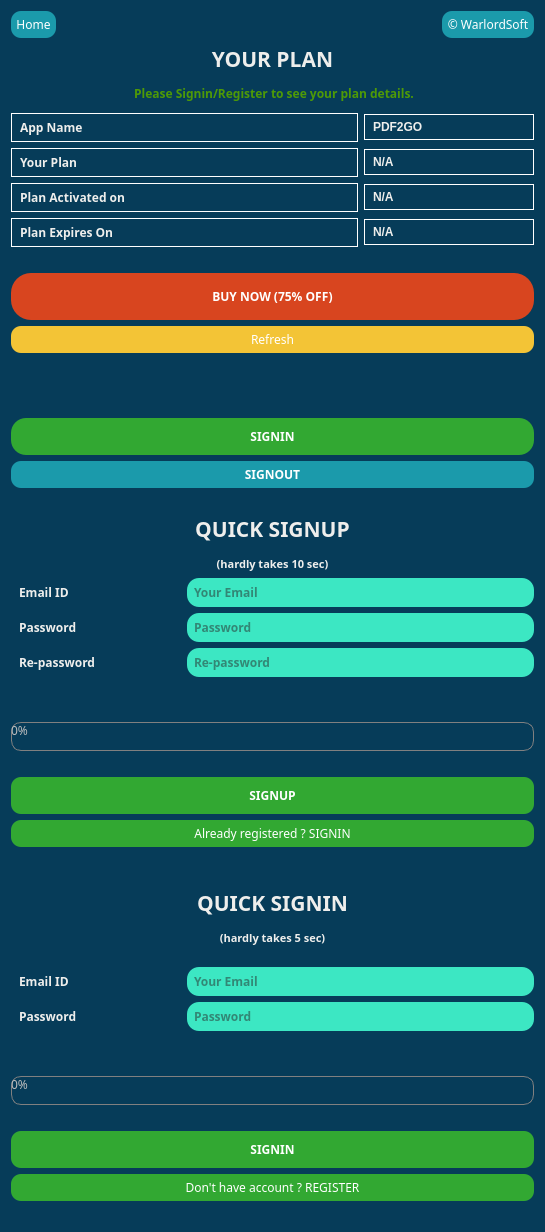
<?xml version="1.0" encoding="UTF-8"?>
<ui version="4.0">
 <class>LoginForm</class>
 <widget class="QWidget" name="LoginForm">
  <property name="geometry">
   <rect>
    <x>0</x>
    <y>0</y>
    <width>545</width>
    <height>1232</height>
   </rect>
  </property>
  <property name="font">
   <font>
    <family>Sans</family>
   </font>
  </property>
  <property name="windowTitle">
   <string>Form</string>
  </property>
  <property name="styleSheet">
   <string notr="true">background-color: qlineargradient(spread:pad, x1:0, y1:0, x2:1, y2:1, stop:0 rgba(6, 60, 89, 1), stop:0.521368 rgba(6, 60, 89, 1));
border-radius: 10px;</string>
  </property>
  <layout class="QVBoxLayout" name="verticalLayout_2">
   <item>
    <layout class="QGridLayout" name="gridLayout_2">
     <item row="0" column="0">
      <widget class="QPushButton" name="home_button">
       <property name="sizePolicy">
        <sizepolicy hsizetype="Fixed" vsizetype="Fixed">
         <horstretch>0</horstretch>
         <verstretch>0</verstretch>
        </sizepolicy>
       </property>
       <property name="cursor">
        <cursorShape>PointingHandCursor</cursorShape>
       </property>
       <property name="focusPolicy">
        <enum>Qt::NoFocus</enum>
       </property>
       <property name="styleSheet">
        <string notr="true">QPushButton {
	padding: 5px;
	border-radius: 10px;
	background-color: rgb(27, 154, 171);
	color: white;
}
QPushButton:hover {	
	background-color: rgba(50, 168, 50, 1);
}
QPushButton:disabled {	
	background-color: rgb(109, 117, 130);
}</string>
       </property>
       <property name="text">
        <string>Home</string>
       </property>
      </widget>
     </item>
     <item row="0" column="1">
      <spacer name="horizontalSpacer_3">
       <property name="orientation">
        <enum>Qt::Horizontal</enum>
       </property>
       <property name="sizeType">
        <enum>QSizePolicy::Expanding</enum>
       </property>
       <property name="sizeHint" stdset="0">
        <size>
         <width>40</width>
         <height>20</height>
        </size>
       </property>
      </spacer>
     </item>
     <item row="0" column="2">
      <widget class="QPushButton" name="warlord_software_button">
       <property name="sizePolicy">
        <sizepolicy hsizetype="Fixed" vsizetype="Fixed">
         <horstretch>0</horstretch>
         <verstretch>0</verstretch>
        </sizepolicy>
       </property>
       <property name="cursor">
        <cursorShape>PointingHandCursor</cursorShape>
       </property>
       <property name="focusPolicy">
        <enum>Qt::NoFocus</enum>
       </property>
       <property name="styleSheet">
        <string notr="true">QPushButton {
	padding: 5px;
	border-radius: 10px;
	background-color: rgb(27, 154, 171);
	color: white;
}
QPushButton:hover {	
	background-color: rgba(50, 168, 50, 1);
}
QPushButton:disabled {	
	background-color: rgb(109, 117, 130);
}</string>
       </property>
       <property name="text">
        <string>© WarlordSoft</string>
       </property>
      </widget>
     </item>
    </layout>
   </item>
   <item>
    <layout class="QGridLayout" name="your_plan_gridLayout">
     <item row="7" column="0" colspan="2">
      <widget class="QLabel" name="label_8">
       <property name="sizePolicy">
        <sizepolicy hsizetype="Preferred" vsizetype="Fixed">
         <horstretch>0</horstretch>
         <verstretch>0</verstretch>
        </sizepolicy>
       </property>
       <property name="styleSheet">
        <string notr="true">
	padding: 5px;
	background-color: rgba(6, 60, 89, 1);
border: 1px solid white;
	border-radius: 0px;</string>
       </property>
       <property name="text">
        <string>&lt;html&gt;&lt;head/&gt;&lt;body&gt;&lt;p&gt;&lt;span style=&quot; font-weight:600; color:#eeeeec;&quot;&gt;Plan Expires On&lt;/span&gt;&lt;/p&gt;&lt;/body&gt;&lt;/html&gt;</string>
       </property>
      </widget>
     </item>
     <item row="1" column="0" colspan="3">
      <widget class="QLabel" name="hello_user_email_obj_2">
       <property name="sizePolicy">
        <sizepolicy hsizetype="Preferred" vsizetype="Preferred">
         <horstretch>0</horstretch>
         <verstretch>0</verstretch>
        </sizepolicy>
       </property>
       <property name="styleSheet">
        <string notr="true">qproperty-alignment: AlignCenter;
color: rgb(138, 226, 52);
font-weight:600;
padding: 5px;
</string>
       </property>
       <property name="text">
        <string>&lt;html&gt;&lt;head/&gt;&lt;body&gt;&lt;p align=&quot;center&quot;&gt;&lt;span style=&quot; color:#4e9a06;&quot;&gt;Please Signin/Register to see your plan details.&lt;/span&gt;&lt;/p&gt;&lt;/body&gt;&lt;/html&gt;</string>
       </property>
      </widget>
     </item>
     <item row="4" column="2">
      <widget class="QLabel" name="purchase_plan_obj_2">
       <property name="sizePolicy">
        <sizepolicy hsizetype="Preferred" vsizetype="Fixed">
         <horstretch>0</horstretch>
         <verstretch>0</verstretch>
        </sizepolicy>
       </property>
       <property name="font">
        <font>
         <family>Ubuntu</family>
         <weight>75</weight>
         <bold>true</bold>
        </font>
       </property>
       <property name="cursor">
        <cursorShape>ArrowCursor</cursorShape>
       </property>
       <property name="layoutDirection">
        <enum>Qt::LeftToRight</enum>
       </property>
       <property name="styleSheet">
        <string notr="true">color: rgb(238, 238, 236);
font-weight:600;
qproperty-alignment: AlignCenter;
padding: 5px;
border: 1px solid white;
	border-radius: 0px;

</string>
       </property>
       <property name="text">
        <string>&lt;html&gt;&lt;head/&gt;&lt;body&gt;&lt;p align=&quot;justify&quot;&gt;&lt;span style=&quot; color:#eeeeec;&quot;&gt;N/A&lt;/span&gt;&lt;/p&gt;&lt;/body&gt;&lt;/html&gt;</string>
       </property>
      </widget>
     </item>
     <item row="14" column="0" colspan="3">
      <widget class="QLabel" name="refresh_error">
       <property name="sizePolicy">
        <sizepolicy hsizetype="Preferred" vsizetype="Fixed">
         <horstretch>0</horstretch>
         <verstretch>0</verstretch>
        </sizepolicy>
       </property>
       <property name="autoFillBackground">
        <bool>false</bool>
       </property>
       <property name="styleSheet">
        <string notr="true">color: rgb(239, 41, 41);
qproperty-alignment: AlignCenter;
font-weight: bold;
</string>
       </property>
       <property name="text">
        <string>&lt;html&gt;&lt;head/&gt;&lt;body&gt;&lt;p align=&quot;center&quot;&gt;&lt;span style=&quot; font-weight:600; color:#ef2929;&quot;&gt;&lt;br/&gt;&lt;/span&gt;&lt;/p&gt;&lt;/body&gt;&lt;/html&gt;</string>
       </property>
      </widget>
     </item>
     <item row="6" column="0" colspan="2">
      <widget class="QLabel" name="label_9">
       <property name="sizePolicy">
        <sizepolicy hsizetype="Preferred" vsizetype="Fixed">
         <horstretch>0</horstretch>
         <verstretch>0</verstretch>
        </sizepolicy>
       </property>
       <property name="styleSheet">
        <string notr="true">
	padding: 5px;
	background-color: rgba(6, 60, 89, 1);
border: 1px solid white;
	border-radius: 0px;</string>
       </property>
       <property name="text">
        <string>&lt;html&gt;&lt;head/&gt;&lt;body&gt;&lt;p&gt;&lt;span style=&quot; font-weight:600; color:#eeeeec;&quot;&gt;Plan Activated on&lt;/span&gt;&lt;/p&gt;&lt;/body&gt;&lt;/html&gt;</string>
       </property>
      </widget>
     </item>
     <item row="7" column="2">
      <widget class="QLabel" name="expire_on_obj_2">
       <property name="sizePolicy">
        <sizepolicy hsizetype="Preferred" vsizetype="Fixed">
         <horstretch>0</horstretch>
         <verstretch>0</verstretch>
        </sizepolicy>
       </property>
       <property name="font">
        <font>
         <family>Ubuntu</family>
         <weight>75</weight>
         <bold>true</bold>
        </font>
       </property>
       <property name="layoutDirection">
        <enum>Qt::LeftToRight</enum>
       </property>
       <property name="styleSheet">
        <string notr="true">color: rgb(238, 238, 236);
font-weight:600;
qproperty-alignment: AlignCenter;
padding: 5px;
border: 1px solid white;
	border-radius: 0px;

</string>
       </property>
       <property name="text">
        <string>&lt;html&gt;&lt;head/&gt;&lt;body&gt;&lt;p align=&quot;justify&quot;&gt;&lt;span style=&quot; color:#eeeeec;&quot;&gt;N/A&lt;/span&gt;&lt;/p&gt;&lt;/body&gt;&lt;/html&gt;</string>
       </property>
      </widget>
     </item>
     <item row="10" column="0" colspan="3">
      <spacer name="horizontalSpacer_2">
       <property name="orientation">
        <enum>Qt::Horizontal</enum>
       </property>
       <property name="sizeType">
        <enum>QSizePolicy::Preferred</enum>
       </property>
       <property name="sizeHint" stdset="0">
        <size>
         <width>40</width>
         <height>20</height>
        </size>
       </property>
      </spacer>
     </item>
     <item row="13" column="0" colspan="3">
      <spacer name="horizontalSpacer">
       <property name="orientation">
        <enum>Qt::Horizontal</enum>
       </property>
       <property name="sizeType">
        <enum>QSizePolicy::Preferred</enum>
       </property>
       <property name="sizeHint" stdset="0">
        <size>
         <width>40</width>
         <height>20</height>
        </size>
       </property>
      </spacer>
     </item>
     <item row="16" column="0" colspan="3">
      <widget class="QPushButton" name="login_from_your_plan">
       <property name="sizePolicy">
        <sizepolicy hsizetype="Preferred" vsizetype="Fixed">
         <horstretch>0</horstretch>
         <verstretch>0</verstretch>
        </sizepolicy>
       </property>
       <property name="cursor">
        <cursorShape>PointingHandCursor</cursorShape>
       </property>
       <property name="styleSheet">
        <string notr="true">QPushButton {
	padding: 10px;
	background-color: rgba(50, 168, 50, 1);
	border-radius: 15px;
color: white;
	font-weight: bold;

}
QPushButton:hover {	
	background-color: rgb(27, 154, 171);

}</string>
       </property>
       <property name="text">
        <string>SIGNIN</string>
       </property>
       <property name="autoDefault">
        <bool>false</bool>
       </property>
      </widget>
     </item>
     <item row="11" column="0" colspan="3">
      <widget class="QPushButton" name="purchase_now_button_2">
       <property name="sizePolicy">
        <sizepolicy hsizetype="Preferred" vsizetype="Fixed">
         <horstretch>0</horstretch>
         <verstretch>0</verstretch>
        </sizepolicy>
       </property>
       <property name="cursor">
        <cursorShape>PointingHandCursor</cursorShape>
       </property>
       <property name="focusPolicy">
        <enum>Qt::NoFocus</enum>
       </property>
       <property name="styleSheet">
        <string notr="true">QPushButton {
	padding: 15px;
	background-color: rgba(216, 69, 31, 1);
	border-radius: 20px;
	color: white;
	font-weight: bold;
}
QPushButton:hover {	
	background-color: rgba(255, 52, 0, 1);

}</string>
       </property>
       <property name="text">
        <string>BUY NOW (75% OFF)</string>
       </property>
      </widget>
     </item>
     <item row="12" column="0" colspan="3">
      <widget class="QPushButton" name="refresh_button">
       <property name="sizePolicy">
        <sizepolicy hsizetype="Preferred" vsizetype="Fixed">
         <horstretch>0</horstretch>
         <verstretch>0</verstretch>
        </sizepolicy>
       </property>
       <property name="cursor">
        <cursorShape>PointingHandCursor</cursorShape>
       </property>
       <property name="focusPolicy">
        <enum>Qt::NoFocus</enum>
       </property>
       <property name="styleSheet">
        <string notr="true">QPushButton {
	padding: 5px;
	background-color: rgba(243, 196, 54, 1);
	border-radius: 10px;
color: white;
}
QPushButton:hover {	
	background-color: rgba(253, 191, 2, 1);

}</string>
       </property>
       <property name="text">
        <string>Refresh</string>
       </property>
      </widget>
     </item>
     <item row="4" column="0" colspan="2">
      <widget class="QLabel" name="label_10">
       <property name="sizePolicy">
        <sizepolicy hsizetype="Preferred" vsizetype="Fixed">
         <horstretch>0</horstretch>
         <verstretch>0</verstretch>
        </sizepolicy>
       </property>
       <property name="styleSheet">
        <string notr="true">
	padding: 5px;
	background-color: rgba(6, 60, 89, 1);
border: 1px solid white;
	border-radius: 0px;</string>
       </property>
       <property name="text">
        <string>&lt;html&gt;&lt;head/&gt;&lt;body&gt;&lt;p&gt;&lt;span style=&quot; font-weight:600; color:#eeeeec;&quot;&gt;Your Plan&lt;/span&gt;&lt;/p&gt;&lt;/body&gt;&lt;/html&gt;</string>
       </property>
      </widget>
     </item>
     <item row="6" column="2">
      <widget class="QLabel" name="activation_date_obj_2">
       <property name="sizePolicy">
        <sizepolicy hsizetype="Preferred" vsizetype="Fixed">
         <horstretch>0</horstretch>
         <verstretch>0</verstretch>
        </sizepolicy>
       </property>
       <property name="font">
        <font>
         <family>Ubuntu</family>
         <weight>75</weight>
         <bold>true</bold>
        </font>
       </property>
       <property name="layoutDirection">
        <enum>Qt::LeftToRight</enum>
       </property>
       <property name="styleSheet">
        <string notr="true">color: rgb(238, 238, 236);
font-weight:600;
qproperty-alignment: AlignCenter;
padding: 5px;
border: 1px solid white;
	border-radius: 0px;

</string>
       </property>
       <property name="text">
        <string>&lt;html&gt;&lt;head/&gt;&lt;body&gt;&lt;p align=&quot;justify&quot;&gt;&lt;span style=&quot; color:#eeeeec;&quot;&gt;N/A&lt;/span&gt;&lt;/p&gt;&lt;/body&gt;&lt;/html&gt;</string>
       </property>
      </widget>
     </item>
     <item row="3" column="0" colspan="2">
      <widget class="QLabel" name="label_14">
       <property name="sizePolicy">
        <sizepolicy hsizetype="Preferred" vsizetype="Fixed">
         <horstretch>0</horstretch>
         <verstretch>0</verstretch>
        </sizepolicy>
       </property>
       <property name="styleSheet">
        <string notr="true">
	padding: 5px;
	background-color: rgba(6, 60, 89, 1);
	border: 1px solid white;
	border-radius: 0px;</string>
       </property>
       <property name="text">
        <string>&lt;html&gt;&lt;head/&gt;&lt;body&gt;&lt;p&gt;&lt;span style=&quot; font-weight:600; color:#eeeeec;&quot;&gt;App Name&lt;/span&gt;&lt;/p&gt;&lt;/body&gt;&lt;/html&gt;</string>
       </property>
      </widget>
     </item>
     <item row="3" column="2">
      <widget class="QLabel" name="product_name">
       <property name="sizePolicy">
        <sizepolicy hsizetype="Preferred" vsizetype="Fixed">
         <horstretch>0</horstretch>
         <verstretch>0</verstretch>
        </sizepolicy>
       </property>
       <property name="font">
        <font>
         <family>Ubuntu</family>
         <weight>75</weight>
         <bold>true</bold>
        </font>
       </property>
       <property name="cursor">
        <cursorShape>ArrowCursor</cursorShape>
       </property>
       <property name="layoutDirection">
        <enum>Qt::LeftToRight</enum>
       </property>
       <property name="styleSheet">
        <string notr="true">color: rgb(238, 238, 236);
font-weight:600;
qproperty-alignment: AlignCenter;
padding: 5px;
	border: 1px solid white;
	border-radius: 0px;

</string>
       </property>
       <property name="text">
        <string>&lt;html&gt;&lt;head/&gt;&lt;body&gt;&lt;p align=&quot;justify&quot;&gt;&lt;span style=&quot; color:#eeeeec;&quot;&gt;PDF2GO&lt;/span&gt;&lt;/p&gt;&lt;/body&gt;&lt;/html&gt;</string>
       </property>
      </widget>
     </item>
     <item row="18" column="0" colspan="3">
      <widget class="QPushButton" name="log_out_button_obj_2">
       <property name="sizePolicy">
        <sizepolicy hsizetype="Preferred" vsizetype="Fixed">
         <horstretch>0</horstretch>
         <verstretch>0</verstretch>
        </sizepolicy>
       </property>
       <property name="cursor">
        <cursorShape>PointingHandCursor</cursorShape>
       </property>
       <property name="focusPolicy">
        <enum>Qt::NoFocus</enum>
       </property>
       <property name="styleSheet">
        <string notr="true">QPushButton {
	padding: 5px;
	background-color: rgb(27, 154, 171);
	border-radius: 10px;
color: white;
	font-weight: bold;

}
QPushButton:hover {	
	background-color: rgba(50, 168, 50, 1);

}</string>
       </property>
       <property name="text">
        <string>SIGNOUT</string>
       </property>
      </widget>
     </item>
     <item row="0" column="0" colspan="3">
      <widget class="QLabel" name="your_plan_2">
       <property name="sizePolicy">
        <sizepolicy hsizetype="Preferred" vsizetype="Preferred">
         <horstretch>0</horstretch>
         <verstretch>0</verstretch>
        </sizepolicy>
       </property>
       <property name="font">
        <font>
         <family>Sans</family>
        </font>
       </property>
       <property name="layoutDirection">
        <enum>Qt::LeftToRight</enum>
       </property>
       <property name="styleSheet">
        <string notr="true"/>
       </property>
       <property name="text">
        <string>&lt;html&gt;&lt;head/&gt;&lt;body&gt;&lt;p align=&quot;center&quot;&gt;&lt;span style=&quot; font-size:16pt; font-weight:600; color:#eeeeec;&quot;&gt;YOUR PLAN&lt;/span&gt;&lt;/p&gt;&lt;/body&gt;&lt;/html&gt;</string>
       </property>
      </widget>
     </item>
    </layout>
   </item>
   <item>
    <layout class="QGridLayout" name="register_gridLayout_2">
     <item row="3" column="0">
      <widget class="QLabel" name="label_3">
       <property name="sizePolicy">
        <sizepolicy hsizetype="Preferred" vsizetype="Fixed">
         <horstretch>0</horstretch>
         <verstretch>0</verstretch>
        </sizepolicy>
       </property>
       <property name="styleSheet">
        <string notr="true">
	padding: 5px;
	background-color: rgba(6, 60, 89, 1);
</string>
       </property>
       <property name="text">
        <string>&lt;html&gt;&lt;head/&gt;&lt;body&gt;&lt;p align=&quot;justify&quot;&gt;&lt;span style=&quot; font-weight:600; color:#eeeeec;&quot;&gt;Email ID&lt;/span&gt;&lt;/p&gt;&lt;/body&gt;&lt;/html&gt;</string>
       </property>
      </widget>
     </item>
     <item row="4" column="1" colspan="2">
      <widget class="QLineEdit" name="register_password_obj">
       <property name="sizePolicy">
        <sizepolicy hsizetype="Preferred" vsizetype="Fixed">
         <horstretch>0</horstretch>
         <verstretch>0</verstretch>
        </sizepolicy>
       </property>
       <property name="styleSheet">
        <string notr="true">QLineEdit {
	padding: 5px;
	color: rgb(40, 40, 40);
	background-color: rgb(60, 231, 195);
	font-weight: bold;
	border-radius: 12px;
}
</string>
       </property>
       <property name="placeholderText">
        <string>Password</string>
       </property>
      </widget>
     </item>
     <item row="0" column="0" colspan="3">
      <spacer name="horizontalSpacer_7">
       <property name="orientation">
        <enum>Qt::Horizontal</enum>
       </property>
       <property name="sizeType">
        <enum>QSizePolicy::Expanding</enum>
       </property>
       <property name="sizeHint" stdset="0">
        <size>
         <width>40</width>
         <height>20</height>
        </size>
       </property>
      </spacer>
     </item>
     <item row="4" column="0">
      <widget class="QLabel" name="label_11">
       <property name="sizePolicy">
        <sizepolicy hsizetype="Preferred" vsizetype="Fixed">
         <horstretch>0</horstretch>
         <verstretch>0</verstretch>
        </sizepolicy>
       </property>
       <property name="styleSheet">
        <string notr="true">
	padding: 5px;
	background-color: rgba(6, 60, 89, 1);
</string>
       </property>
       <property name="text">
        <string>&lt;html&gt;&lt;head/&gt;&lt;body&gt;&lt;p align=&quot;justify&quot;&gt;&lt;span style=&quot; font-weight:600; color:#eeeeec;&quot;&gt;Password&lt;/span&gt;&lt;/p&gt;&lt;/body&gt;&lt;/html&gt;</string>
       </property>
      </widget>
     </item>
     <item row="7" column="0" colspan="3">
      <widget class="QProgressBar" name="register_progressBar">
       <property name="enabled">
        <bool>false</bool>
       </property>
       <property name="sizePolicy">
        <sizepolicy hsizetype="Preferred" vsizetype="Fixed">
         <horstretch>0</horstretch>
         <verstretch>0</verstretch>
        </sizepolicy>
       </property>
       <property name="cursor">
        <cursorShape>ArrowCursor</cursorShape>
       </property>
       <property name="autoFillBackground">
        <bool>false</bool>
       </property>
       <property name="styleSheet">
        <string notr="true">QProgressBar:horizontal {
border: 1px solid gray;
border-radius: 10px;
background: rgba(6, 60, 89, 1);
padding: 1px;

}
QProgressBar::chunk:horizontal {
background: qlineargradient(x1: 0, y1: 0.5, x2: 1, y2: 0.5, stop: 0 rgb(60, 231, 195), stop: 1 rgb(60, 231, 195));
border-radius: 10px;

}
</string>
       </property>
       <property name="minimum">
        <number>0</number>
       </property>
       <property name="maximum">
        <number>100</number>
       </property>
       <property name="value">
        <number>0</number>
       </property>
      </widget>
     </item>
     <item row="5" column="1" colspan="2">
      <widget class="QLineEdit" name="register_re_password_obj">
       <property name="sizePolicy">
        <sizepolicy hsizetype="Preferred" vsizetype="Fixed">
         <horstretch>0</horstretch>
         <verstretch>0</verstretch>
        </sizepolicy>
       </property>
       <property name="styleSheet">
        <string notr="true">QLineEdit {
	padding: 5px;
	color: rgb(40, 40, 40);
	background-color: rgb(60, 231, 195);
	font-weight: bold;
	border-radius: 12px;
}
</string>
       </property>
       <property name="placeholderText">
        <string>Re-password</string>
       </property>
      </widget>
     </item>
     <item row="8" column="0" colspan="3">
      <spacer name="horizontalSpacer_8">
       <property name="orientation">
        <enum>Qt::Horizontal</enum>
       </property>
       <property name="sizeType">
        <enum>QSizePolicy::Preferred</enum>
       </property>
       <property name="sizeHint" stdset="0">
        <size>
         <width>40</width>
         <height>20</height>
        </size>
       </property>
      </spacer>
     </item>
     <item row="5" column="0">
      <widget class="QLabel" name="label_12">
       <property name="sizePolicy">
        <sizepolicy hsizetype="Preferred" vsizetype="Fixed">
         <horstretch>0</horstretch>
         <verstretch>0</verstretch>
        </sizepolicy>
       </property>
       <property name="styleSheet">
        <string notr="true">
	padding: 5px;
	background-color: rgba(6, 60, 89, 1);
</string>
       </property>
       <property name="text">
        <string>&lt;html&gt;&lt;head/&gt;&lt;body&gt;&lt;p align=&quot;justify&quot;&gt;&lt;span style=&quot; font-weight:600; color:#eeeeec;&quot;&gt;Re-password&lt;/span&gt;&lt;/p&gt;&lt;/body&gt;&lt;/html&gt;</string>
       </property>
      </widget>
     </item>
     <item row="12" column="0" colspan="3">
      <widget class="QPushButton" name="already_registered_signin">
       <property name="sizePolicy">
        <sizepolicy hsizetype="Preferred" vsizetype="Fixed">
         <horstretch>0</horstretch>
         <verstretch>0</verstretch>
        </sizepolicy>
       </property>
       <property name="cursor">
        <cursorShape>PointingHandCursor</cursorShape>
       </property>
       <property name="focusPolicy">
        <enum>Qt::NoFocus</enum>
       </property>
       <property name="styleSheet">
        <string notr="true">QPushButton {
	padding: 5px;
	background-color: rgba(50, 168, 50, 1);
	border-radius: 10px;
color: white;
}
QPushButton:hover {	
	background-color: rgb(27, 154, 171);

}</string>
       </property>
       <property name="text">
        <string>Already registered ? SIGNIN</string>
       </property>
      </widget>
     </item>
     <item row="3" column="1" colspan="2">
      <widget class="QLineEdit" name="register_email_id_obj">
       <property name="sizePolicy">
        <sizepolicy hsizetype="Preferred" vsizetype="Fixed">
         <horstretch>0</horstretch>
         <verstretch>0</verstretch>
        </sizepolicy>
       </property>
       <property name="styleSheet">
        <string notr="true">QLineEdit {
	padding: 5px;
	color: rgb(40, 40, 40);
	background-color: rgb(60, 231, 195);
	border-radius: 12px;
	font-weight: bold;
}
</string>
       </property>
       <property name="placeholderText">
        <string>Your Email</string>
       </property>
      </widget>
     </item>
     <item row="11" column="0" colspan="3">
      <widget class="QPushButton" name="register_button_obj">
       <property name="sizePolicy">
        <sizepolicy hsizetype="Preferred" vsizetype="Fixed">
         <horstretch>0</horstretch>
         <verstretch>0</verstretch>
        </sizepolicy>
       </property>
       <property name="cursor">
        <cursorShape>PointingHandCursor</cursorShape>
       </property>
       <property name="styleSheet">
        <string notr="true">QPushButton {
	padding: 10px;
	background-color: rgba(50, 168, 50, 1);
	border-radius: 10px;
color: white;
	font-weight: bold;

}
QPushButton:hover {	
	background-color: rgb(27, 154, 171);

}

QPushButton:disabled {	
	background-color: rgb(109, 117, 130);

}</string>
       </property>
       <property name="text">
        <string>SIGNUP</string>
       </property>
       <property name="autoDefault">
        <bool>true</bool>
       </property>
      </widget>
     </item>
     <item row="1" column="0" colspan="3">
      <widget class="QLabel" name="register_obj">
       <property name="sizePolicy">
        <sizepolicy hsizetype="Preferred" vsizetype="Preferred">
         <horstretch>0</horstretch>
         <verstretch>0</verstretch>
        </sizepolicy>
       </property>
       <property name="font">
        <font>
         <family>Sans</family>
        </font>
       </property>
       <property name="layoutDirection">
        <enum>Qt::LeftToRight</enum>
       </property>
       <property name="styleSheet">
        <string notr="true"/>
       </property>
       <property name="text">
        <string>&lt;html&gt;&lt;head/&gt;&lt;body&gt;&lt;p align=&quot;center&quot;&gt;&lt;span style=&quot; font-size:16pt; font-weight:600; color:#eeeeec;&quot;&gt;QUICK SIGNUP&lt;/span&gt;&lt;/p&gt;&lt;p align=&quot;center&quot;&gt;&lt;span style=&quot; font-size:8pt; font-weight:600; color:#eeeeec;&quot;&gt;(hardly takes 10 sec)&lt;/span&gt;&lt;/p&gt;&lt;/body&gt;&lt;/html&gt;</string>
       </property>
      </widget>
     </item>
     <item row="6" column="1">
      <widget class="QLabel" name="register_error_message">
       <property name="sizePolicy">
        <sizepolicy hsizetype="Preferred" vsizetype="Fixed">
         <horstretch>0</horstretch>
         <verstretch>0</verstretch>
        </sizepolicy>
       </property>
       <property name="autoFillBackground">
        <bool>false</bool>
       </property>
       <property name="styleSheet">
        <string notr="true">color: rgb(239, 41, 41);
qproperty-alignment: AlignCenter;
font-weight: bold;
</string>
       </property>
       <property name="text">
        <string>&lt;html&gt;&lt;head/&gt;&lt;body&gt;&lt;p align=&quot;center&quot;&gt;&lt;span style=&quot; font-weight:600; color:#ef2929;&quot;&gt;&lt;br/&gt;&lt;/span&gt;&lt;/p&gt;&lt;/body&gt;&lt;/html&gt;</string>
       </property>
      </widget>
     </item>
    </layout>
   </item>
   <item>
    <layout class="QGridLayout" name="login_gridLayout">
     <item row="1" column="0" colspan="3">
      <widget class="QLabel" name="login_obj">
       <property name="sizePolicy">
        <sizepolicy hsizetype="Preferred" vsizetype="Preferred">
         <horstretch>0</horstretch>
         <verstretch>0</verstretch>
        </sizepolicy>
       </property>
       <property name="font">
        <font>
         <family>Sans</family>
        </font>
       </property>
       <property name="layoutDirection">
        <enum>Qt::LeftToRight</enum>
       </property>
       <property name="styleSheet">
        <string notr="true"/>
       </property>
       <property name="text">
        <string>&lt;html&gt;&lt;head/&gt;&lt;body&gt;&lt;p align=&quot;center&quot;&gt;&lt;span style=&quot; font-size:16pt; font-weight:600; color:#eeeeec;&quot;&gt;QUICK SIGNIN&lt;/span&gt;&lt;/p&gt;&lt;p align=&quot;center&quot;&gt;&lt;span style=&quot; font-size:16pt; font-weight:600; color:#eeeeec;&quot;/&gt;&lt;span style=&quot; font-size:8pt; font-weight:600; color:#eeeeec;&quot;&gt;(hardly takes 5 sec)&lt;/span&gt;&lt;/p&gt;&lt;/body&gt;&lt;/html&gt;</string>
       </property>
      </widget>
     </item>
     <item row="0" column="0" colspan="3">
      <spacer name="horizontalSpacer_9">
       <property name="orientation">
        <enum>Qt::Horizontal</enum>
       </property>
       <property name="sizeType">
        <enum>QSizePolicy::Preferred</enum>
       </property>
       <property name="sizeHint" stdset="0">
        <size>
         <width>40</width>
         <height>20</height>
        </size>
       </property>
      </spacer>
     </item>
     <item row="3" column="0">
      <widget class="QLabel" name="label_4">
       <property name="sizePolicy">
        <sizepolicy hsizetype="Preferred" vsizetype="Fixed">
         <horstretch>0</horstretch>
         <verstretch>0</verstretch>
        </sizepolicy>
       </property>
       <property name="styleSheet">
        <string notr="true">
	padding: 5px;
	background-color: rgba(6, 60, 89, 1);
</string>
       </property>
       <property name="text">
        <string>&lt;html&gt;&lt;head/&gt;&lt;body&gt;&lt;p align=&quot;justify&quot;&gt;&lt;span style=&quot; font-weight:600; color:#eeeeec;&quot;&gt;Email ID&lt;/span&gt;&lt;/p&gt;&lt;/body&gt;&lt;/html&gt;</string>
       </property>
      </widget>
     </item>
     <item row="9" column="0" colspan="3">
      <widget class="QPushButton" name="dont_have_account_register">
       <property name="sizePolicy">
        <sizepolicy hsizetype="Preferred" vsizetype="Fixed">
         <horstretch>0</horstretch>
         <verstretch>0</verstretch>
        </sizepolicy>
       </property>
       <property name="cursor">
        <cursorShape>PointingHandCursor</cursorShape>
       </property>
       <property name="focusPolicy">
        <enum>Qt::NoFocus</enum>
       </property>
       <property name="styleSheet">
        <string notr="true">QPushButton {
	padding: 5px;
	background-color: rgba(50, 168, 50, 1);
	border-radius: 10px;
color: white;
}
QPushButton:hover {	
	background-color: rgb(27, 154, 171);

}</string>
       </property>
       <property name="text">
        <string>Don't have account ? REGISTER</string>
       </property>
      </widget>
     </item>
     <item row="4" column="1" colspan="2">
      <widget class="QLineEdit" name="login_password_obj">
       <property name="sizePolicy">
        <sizepolicy hsizetype="Preferred" vsizetype="Fixed">
         <horstretch>0</horstretch>
         <verstretch>0</verstretch>
        </sizepolicy>
       </property>
       <property name="focusPolicy">
        <enum>Qt::StrongFocus</enum>
       </property>
       <property name="styleSheet">
        <string notr="true">QLineEdit {
	padding: 5px;
	color: rgb(40, 40, 40);
	background-color: rgb(60, 231, 195);
	font-weight: bold;
	border-radius: 12px;
}
</string>
       </property>
       <property name="placeholderText">
        <string>Password</string>
       </property>
      </widget>
     </item>
     <item row="8" column="0" colspan="3">
      <widget class="QPushButton" name="login_from_login">
       <property name="sizePolicy">
        <sizepolicy hsizetype="Preferred" vsizetype="Fixed">
         <horstretch>0</horstretch>
         <verstretch>0</verstretch>
        </sizepolicy>
       </property>
       <property name="cursor">
        <cursorShape>PointingHandCursor</cursorShape>
       </property>
       <property name="styleSheet">
        <string notr="true">QPushButton {
	padding: 10px;
	background-color: rgba(50, 168, 50, 1);
	border-radius: 10px;
color: white;
	font-weight: bold;

}
QPushButton:hover {	
	background-color: rgb(27, 154, 171);

}
QPushButton:disabled {	
	background-color: rgb(109, 117, 130);

}</string>
       </property>
       <property name="text">
        <string>SIGNIN</string>
       </property>
       <property name="autoDefault">
        <bool>false</bool>
       </property>
       <property name="default">
        <bool>true</bool>
       </property>
      </widget>
     </item>
     <item row="7" column="0" colspan="3">
      <spacer name="horizontalSpacer_10">
       <property name="orientation">
        <enum>Qt::Horizontal</enum>
       </property>
       <property name="sizeType">
        <enum>QSizePolicy::Preferred</enum>
       </property>
       <property name="sizeHint" stdset="0">
        <size>
         <width>40</width>
         <height>20</height>
        </size>
       </property>
      </spacer>
     </item>
     <item row="3" column="1" colspan="2">
      <widget class="QLineEdit" name="login_email_obj">
       <property name="sizePolicy">
        <sizepolicy hsizetype="Preferred" vsizetype="Fixed">
         <horstretch>0</horstretch>
         <verstretch>0</verstretch>
        </sizepolicy>
       </property>
       <property name="focusPolicy">
        <enum>Qt::StrongFocus</enum>
       </property>
       <property name="styleSheet">
        <string notr="true">QLineEdit {
	padding: 5px;
	color: rgb(40, 40, 40);
	background-color: rgb(60, 231, 195);
	font-weight: bold;
	border-radius: 12px;
}
</string>
       </property>
       <property name="placeholderText">
        <string>Your Email</string>
       </property>
       <property name="clearButtonEnabled">
        <bool>false</bool>
       </property>
      </widget>
     </item>
     <item row="4" column="0">
      <widget class="QLabel" name="label_13">
       <property name="sizePolicy">
        <sizepolicy hsizetype="Preferred" vsizetype="Fixed">
         <horstretch>0</horstretch>
         <verstretch>0</verstretch>
        </sizepolicy>
       </property>
       <property name="styleSheet">
        <string notr="true">
	padding: 5px;
	background-color: rgba(6, 60, 89, 1);
</string>
       </property>
       <property name="text">
        <string>&lt;html&gt;&lt;head/&gt;&lt;body&gt;&lt;p align=&quot;justify&quot;&gt;&lt;span style=&quot; font-weight:600; color:#eeeeec;&quot;&gt;Password&lt;/span&gt;&lt;/p&gt;&lt;/body&gt;&lt;/html&gt;</string>
       </property>
      </widget>
     </item>
     <item row="6" column="0" colspan="3">
      <widget class="QProgressBar" name="login_progressBar_2">
       <property name="enabled">
        <bool>false</bool>
       </property>
       <property name="sizePolicy">
        <sizepolicy hsizetype="Preferred" vsizetype="Fixed">
         <horstretch>0</horstretch>
         <verstretch>0</verstretch>
        </sizepolicy>
       </property>
       <property name="cursor">
        <cursorShape>ArrowCursor</cursorShape>
       </property>
       <property name="autoFillBackground">
        <bool>false</bool>
       </property>
       <property name="styleSheet">
        <string notr="true">QProgressBar:horizontal {
border: 1px solid gray;
border-radius: 10px;
background: rgba(6, 60, 89, 1);
padding: 1px;

}
QProgressBar::chunk:horizontal {
background: qlineargradient(x1: 0, y1: 0.5, x2: 1, y2: 0.5, stop: 0 rgb(60, 231, 195), stop: 1 rgb(60, 231, 195));
border-radius: 10px;

}
</string>
       </property>
       <property name="minimum">
        <number>0</number>
       </property>
       <property name="maximum">
        <number>100</number>
       </property>
       <property name="value">
        <number>0</number>
       </property>
      </widget>
     </item>
     <item row="5" column="1">
      <widget class="QLabel" name="login_error_message_2">
       <property name="sizePolicy">
        <sizepolicy hsizetype="Preferred" vsizetype="Fixed">
         <horstretch>0</horstretch>
         <verstretch>0</verstretch>
        </sizepolicy>
       </property>
       <property name="autoFillBackground">
        <bool>false</bool>
       </property>
       <property name="styleSheet">
        <string notr="true">color: rgb(239, 41, 41);
qproperty-alignment: AlignCenter;
font-weight: bold;
</string>
       </property>
       <property name="text">
        <string>&lt;html&gt;&lt;head/&gt;&lt;body&gt;&lt;p align=&quot;center&quot;&gt;&lt;span style=&quot; font-weight:600; color:#ef2929;&quot;&gt;&lt;br/&gt;&lt;/span&gt;&lt;/p&gt;&lt;/body&gt;&lt;/html&gt;</string>
       </property>
      </widget>
     </item>
    </layout>
   </item>
   <item>
    <spacer name="horizontalSpacer_12">
     <property name="orientation">
      <enum>Qt::Horizontal</enum>
     </property>
     <property name="sizeType">
      <enum>QSizePolicy::Preferred</enum>
     </property>
     <property name="sizeHint" stdset="0">
      <size>
       <width>40</width>
       <height>20</height>
      </size>
     </property>
    </spacer>
   </item>
  </layout>
 </widget>
 <resources/>
 <connections/>
</ui>
